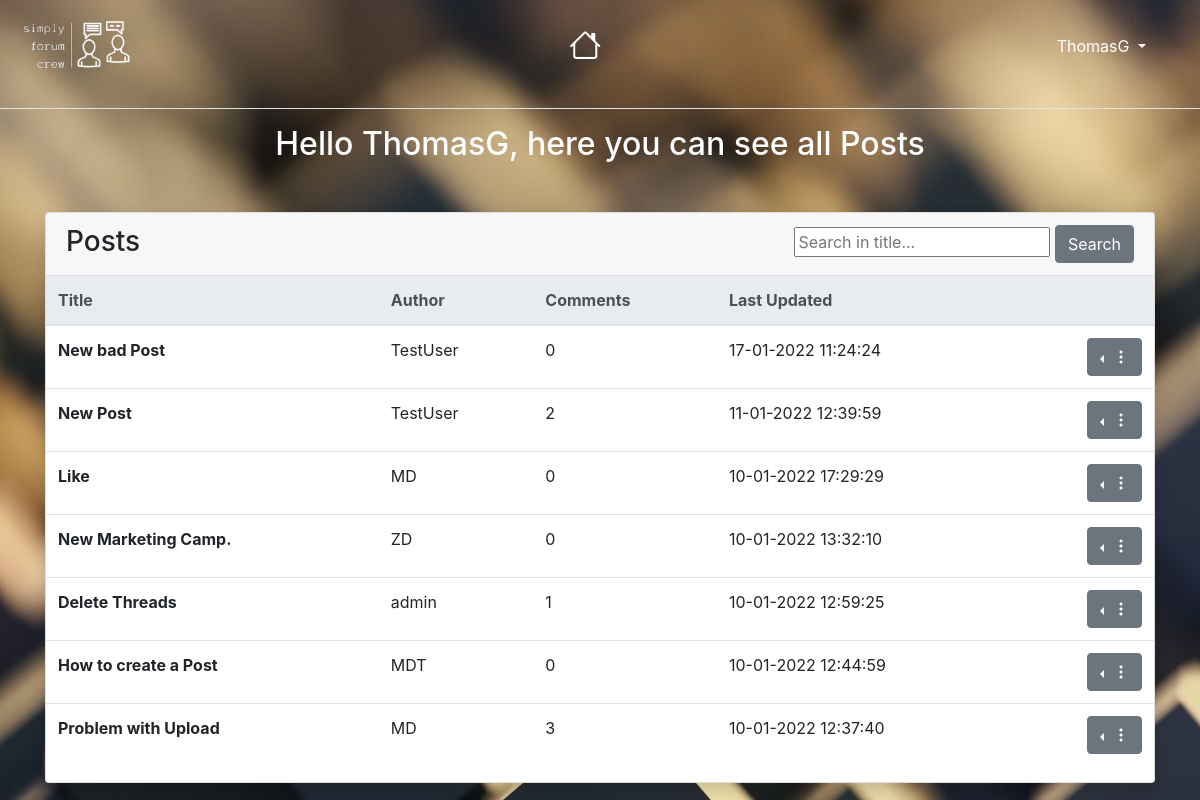
Screenshot of / (signed in) with the database file from the repository.
### post/models.py (models this page shows, shortened)
class Post(models.Model):
    title = models.CharField(max_length=80, unique=True)
    description = models.CharField(max_length=1500)
    user = models.ForeignKey(User, on_delete=models.CASCADE)
    content = HTMLField()
    date = models.DateTimeField(auto_now_add=True)
    date = models.DateTimeField(auto_now=True)
    approved = models.BooleanField(default=False)
    likes = models.ManyToManyField(User, related_name='forum_post_likes')
    dislikes = models.ManyToManyField(User, related_name='forum_post_dislikes')
    votes = models.IntegerField(default= 0)
    image = models.ImageField( blank = True, null = True, upload_to = 'image/%Y/%m/%D')
    class Meta:
        ordering = ('-date',)

### post/views.py (the view)
# urls.py: 2. Add a URL to urlpatterns:  path('', views.home, name='home')
def home(request):
    posts = Post.objects.all()
    return render(request, 'post.html', {'posts': posts})

### post/templates/post.html (shortened to what this page needs)
{% extends "base.html" %}
{% load static %}
{% block content %}
<link rel="stylesheet" type="text/css" href="{% static 'css/style.css' %}"/>
<body>
  {% if user.is_authenticated%}
  <div class="main-content">
    <div class="container mt-7">
      <h2 class="mb-5">Hello {{user}}, here you can see all Posts</h2>
      <div class="row">
        <div class="col">
          <div class="card shadow">
            <div class="card-header border-0">
              <h3 class="mb-0" style="float:left">Posts</h3>
              <ul>
              <form class="searchfield" style="float:right" action={% url 'search_post' %} method="GET">
                  <div>
                    <input type="text"   value="{{request.GET.searched}}" name="searched" id="search_post" placeholder="Search in title...">
                    <button id="search-button" class="btn btn-secondary" type="submit">Search</button>
                  </div>
              </form>
              </ul>
            </div>
            <div class="table-responsive">
              <table class="table align-items-center table-flush">
                <thead class="thead-light">
                  <tr>
                    <th scope="col">Title</th>
                    <th scope="col">Author</th>
                    <th scope="col">Comments</th>
                    <th scope="col">Last Updated</th>
                    <th scope="col"></th>
                  </tr>
                </thead>
                <tbody>
                  {% for post in posts %}
                  <tr>
                    <th scope="row">
                      <a>{{post.title}}</a>
                    </th>
                    <td>{{post.user}}</td>
                    <td>{{ post.comments.count }}</td>
                    <td>{{post.date}}</td>
                    <td class="text-right">
                      <div class="dropleft">
                        <button class="btn btn-secondary dropdown-toggle" type="button" id="dropdownMenuButton" data-toggle="dropdown"  aria-expanded="false">
                          <i class="bi bi-three-dots-vertical"></i>
                        </button>
                      </div>
                    </td>
                  </tr>
                  {%endfor %}
                </tbody>
              </table>
            </div>
          </div>
        </div>
      </div>
    </div>
  </div>
  {%endif%}
</body>
{% endblock %}

### templates/base.html (shortened to what this page needs)
<!doctype html>
<html lang="en">
<head>
  <link rel="stylesheet" href="https://stackpath.bootstrapcdn.com/bootstrap/4.2.1/css/bootstrap.min.css"
>
  <link rel="stylesheet" href="https://cdn.jsdelivr.net/npm/bootstrap-icons@1.5.0/font/bootstrap-icons.css">
</head>
<body>
  <nav class="navbar navbar-expand-lg navbar-light">
    <a class="navbar-brand" href="/">
      <img src="../media/Forum-logo.png" style="width:120px">
    </a>
    <div class="collapse navbar-collapse" id="navbarNavigation">
      <ul class="nav navbar-nav navbar-center">
        <li class="nav-item">
          <a class="nav-link " href="/">
            <i class="bi bi-house" style="font-size: 2rem;color:white"></i>
          </a>
        </li>
    </ul>
    </div>
    {% if user.is_authenticated %}
    <ul class="navbar-nav ml-auto">
      <li class="nav-item dropdown">
        <a class="nav-link dropdown-toggle" href="#" id="Menu" data-toggle="dropdown" aria-haspopup="true" aria-expanded="false" style="color: white;">
          {{ user.username }}
        </a>
      </li>
    </ul>
    {%endif%}
  </nav>
  <div class="border-top my-3"></div>
  {% block content %}
  {% endblock %}
</body>
</html>

### static/css/style.css (style rules this page uses)
body { background: white url("/media/wallpaper3.jpg") no-repeat; background-size: auto; background-position: top; background-attachment: fixed; }
h2 { color: white; text-align: center; }
.nav-item a { text-align: center; }
.nav-item { padding-right:30px; }

### rows the page displays
Post: title "New bad Post", user "TestUser", comments.count "0", date "17-01-2022 11:24:24"
Post: title "New Post", user "TestUser", comments.count "2", date "11-01-2022 12:39:59"
Post: title "Like", user "MD", comments.count "0", date "10-01-2022 17:29:29"
Post: title "New Marketing Camp.", user "ZD", comments.count "0", date "10-01-2022 13:32:10"
Post: title "Delete Threads", user "admin", comments.count "1", date "10-01-2022 12:59:25"
Post: title "How to create a Post", user "MDT", comments.count "0", date "10-01-2022 12:44:59"
Post: title "Problem with Upload", user "MD", comments.count "3", date "10-01-2022 12:37:40"

### other values shown
{{ user.username }} "ThomasG"
{{ user }} "ThomasG"
